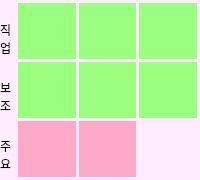
<?xml version="1.0" encoding="UTF-8"?>
<ui version="4.0">
 <class>Form_mycard_small</class>
 <widget class="QWidget" name="Form_mycard_small">
  <property name="geometry">
   <rect>
    <x>0</x>
    <y>0</y>
    <width>200</width>
    <height>180</height>
   </rect>
  </property>
  <property name="minimumSize">
   <size>
    <width>200</width>
    <height>180</height>
   </size>
  </property>
  <property name="maximumSize">
   <size>
    <width>200</width>
    <height>180</height>
   </size>
  </property>
  <property name="windowTitle">
   <string>Form</string>
  </property>
  <property name="styleSheet">
   <string notr="true">background-color: rgb(255, 237, 255);</string>
  </property>
  <layout class="QHBoxLayout" name="horizontalLayout_5">
   <property name="spacing">
    <number>0</number>
   </property>
   <property name="leftMargin">
    <number>0</number>
   </property>
   <property name="topMargin">
    <number>0</number>
   </property>
   <property name="rightMargin">
    <number>0</number>
   </property>
   <property name="bottomMargin">
    <number>0</number>
   </property>
   <item>
    <layout class="QHBoxLayout" name="horizontalLayout" stretch="1,10">
     <property name="spacing">
      <number>0</number>
     </property>
     <property name="topMargin">
      <number>3</number>
     </property>
     <property name="bottomMargin">
      <number>3</number>
     </property>
     <item>
      <layout class="QVBoxLayout" name="verticalLayout_1">
       <property name="spacing">
        <number>0</number>
       </property>
       <item>
        <widget class="QLabel" name="label_1">
         <property name="sizePolicy">
          <sizepolicy hsizetype="Minimum" vsizetype="Minimum">
           <horstretch>0</horstretch>
           <verstretch>0</verstretch>
          </sizepolicy>
         </property>
         <property name="text">
          <string>
직
업</string>
         </property>
        </widget>
       </item>
       <item>
        <widget class="QLabel" name="label_2">
         <property name="sizePolicy">
          <sizepolicy hsizetype="Minimum" vsizetype="Minimum">
           <horstretch>0</horstretch>
           <verstretch>0</verstretch>
          </sizepolicy>
         </property>
         <property name="text">
          <string>
보
조</string>
         </property>
        </widget>
       </item>
       <item>
        <widget class="QLabel" name="label_3">
         <property name="sizePolicy">
          <sizepolicy hsizetype="Minimum" vsizetype="Minimum">
           <horstretch>0</horstretch>
           <verstretch>0</verstretch>
          </sizepolicy>
         </property>
         <property name="text">
          <string>
주
요</string>
         </property>
        </widget>
       </item>
      </layout>
     </item>
     <item>
      <layout class="QVBoxLayout" name="verticalLayout_2" stretch="1,1,1">
       <property name="spacing">
        <number>3</number>
       </property>
       <item>
        <layout class="QHBoxLayout" name="horizontalLayout_1">
         <property name="spacing">
          <number>-1</number>
         </property>
         <property name="rightMargin">
          <number>3</number>
         </property>
         <item>
          <widget class="QWidget" name="widget_job_1" native="true">
           <property name="sizePolicy">
            <sizepolicy hsizetype="Minimum" vsizetype="Minimum">
             <horstretch>0</horstretch>
             <verstretch>0</verstretch>
            </sizepolicy>
           </property>
           <property name="styleSheet">
            <string notr="true">background-color: rgb(154, 255, 127);</string>
           </property>
          </widget>
         </item>
         <item>
          <widget class="QWidget" name="widget_job_2" native="true">
           <property name="sizePolicy">
            <sizepolicy hsizetype="Minimum" vsizetype="Minimum">
             <horstretch>0</horstretch>
             <verstretch>0</verstretch>
            </sizepolicy>
           </property>
           <property name="styleSheet">
            <string notr="true">background-color: rgb(154, 255, 127);</string>
           </property>
          </widget>
         </item>
         <item>
          <widget class="QWidget" name="widget_job_3" native="true">
           <property name="enabled">
            <bool>true</bool>
           </property>
           <property name="sizePolicy">
            <sizepolicy hsizetype="Minimum" vsizetype="Minimum">
             <horstretch>0</horstretch>
             <verstretch>0</verstretch>
            </sizepolicy>
           </property>
           <property name="styleSheet">
            <string notr="true">background-color: rgb(154, 255, 127);</string>
           </property>
          </widget>
         </item>
        </layout>
       </item>
       <item>
        <layout class="QHBoxLayout" name="horizontalLayout_2">
         <property name="rightMargin">
          <number>3</number>
         </property>
         <item>
          <widget class="QWidget" name="widget_sub_1" native="true">
           <property name="sizePolicy">
            <sizepolicy hsizetype="Minimum" vsizetype="Minimum">
             <horstretch>0</horstretch>
             <verstretch>0</verstretch>
            </sizepolicy>
           </property>
           <property name="styleSheet">
            <string notr="true">background-color: rgb(154, 255, 127);</string>
           </property>
          </widget>
         </item>
         <item>
          <widget class="QWidget" name="widget_sub_2" native="true">
           <property name="sizePolicy">
            <sizepolicy hsizetype="Minimum" vsizetype="Minimum">
             <horstretch>0</horstretch>
             <verstretch>0</verstretch>
            </sizepolicy>
           </property>
           <property name="styleSheet">
            <string notr="true">background-color: rgb(154, 255, 127);</string>
           </property>
          </widget>
         </item>
         <item>
          <widget class="QWidget" name="widget_sub_3" native="true">
           <property name="sizePolicy">
            <sizepolicy hsizetype="Minimum" vsizetype="Minimum">
             <horstretch>0</horstretch>
             <verstretch>0</verstretch>
            </sizepolicy>
           </property>
           <property name="styleSheet">
            <string notr="true">background-color: rgb(154, 255, 127);</string>
           </property>
          </widget>
         </item>
        </layout>
       </item>
       <item>
        <widget class="QStackedWidget" name="stackedWidget">
         <property name="sizePolicy">
          <sizepolicy hsizetype="Minimum" vsizetype="Minimum">
           <horstretch>0</horstretch>
           <verstretch>0</verstretch>
          </sizepolicy>
         </property>
         <property name="contextMenuPolicy">
          <enum>Qt::DefaultContextMenu</enum>
         </property>
         <property name="autoFillBackground">
          <bool>false</bool>
         </property>
         <property name="frameShape">
          <enum>QFrame::NoFrame</enum>
         </property>
         <property name="lineWidth">
          <number>1</number>
         </property>
         <property name="midLineWidth">
          <number>0</number>
         </property>
         <property name="currentIndex">
          <number>1</number>
         </property>
         <widget class="QWidget" name="stackedWidgetPage1">
          <layout class="QHBoxLayout" name="horizontalLayout_6">
           <property name="spacing">
            <number>3</number>
           </property>
           <property name="leftMargin">
            <number>0</number>
           </property>
           <property name="topMargin">
            <number>0</number>
           </property>
           <property name="rightMargin">
            <number>3</number>
           </property>
           <property name="bottomMargin">
            <number>0</number>
           </property>
           <item>
            <widget class="QWidget" name="widget_main_1" native="true">
             <property name="styleSheet">
              <string notr="true">background-color: rgb(0, 247, 255);</string>
             </property>
            </widget>
           </item>
           <item>
            <widget class="QWidget" name="widget_main_2" native="true">
             <property name="styleSheet">
              <string notr="true">background-color: rgb(233, 255, 182);</string>
             </property>
            </widget>
           </item>
           <item>
            <widget class="QWidget" name="widget_main_3" native="true">
             <property name="sizePolicy">
              <sizepolicy hsizetype="Minimum" vsizetype="Minimum">
               <horstretch>0</horstretch>
               <verstretch>0</verstretch>
              </sizepolicy>
             </property>
             <property name="styleSheet">
              <string notr="true">background-color: rgb(186, 255, 172);</string>
             </property>
            </widget>
           </item>
          </layout>
         </widget>
         <widget class="QWidget" name="stackedWidgetPage2">
          <layout class="QHBoxLayout" name="horizontalLayout_8">
           <property name="spacing">
            <number>3</number>
           </property>
           <property name="leftMargin">
            <number>0</number>
           </property>
           <property name="topMargin">
            <number>0</number>
           </property>
           <property name="rightMargin">
            <number>3</number>
           </property>
           <property name="bottomMargin">
            <number>0</number>
           </property>
           <item>
            <widget class="QWidget" name="widget_main_4" native="true">
             <property name="sizePolicy">
              <sizepolicy hsizetype="Minimum" vsizetype="Minimum">
               <horstretch>0</horstretch>
               <verstretch>0</verstretch>
              </sizepolicy>
             </property>
             <property name="styleSheet">
              <string notr="true">background-color: rgb(255, 169, 202);</string>
             </property>
            </widget>
           </item>
           <item>
            <widget class="QWidget" name="widget_main_5" native="true">
             <property name="sizePolicy">
              <sizepolicy hsizetype="Preferred" vsizetype="Minimum">
               <horstretch>0</horstretch>
               <verstretch>0</verstretch>
              </sizepolicy>
             </property>
             <property name="styleSheet">
              <string notr="true">background-color: rgb(255, 169, 202);</string>
             </property>
            </widget>
           </item>
           <item>
            <widget class="QWidget" name="widget_main_6" native="true"/>
           </item>
          </layout>
         </widget>
        </widget>
       </item>
      </layout>
     </item>
    </layout>
   </item>
  </layout>
 </widget>
 <resources/>
 <connections/>
</ui>
